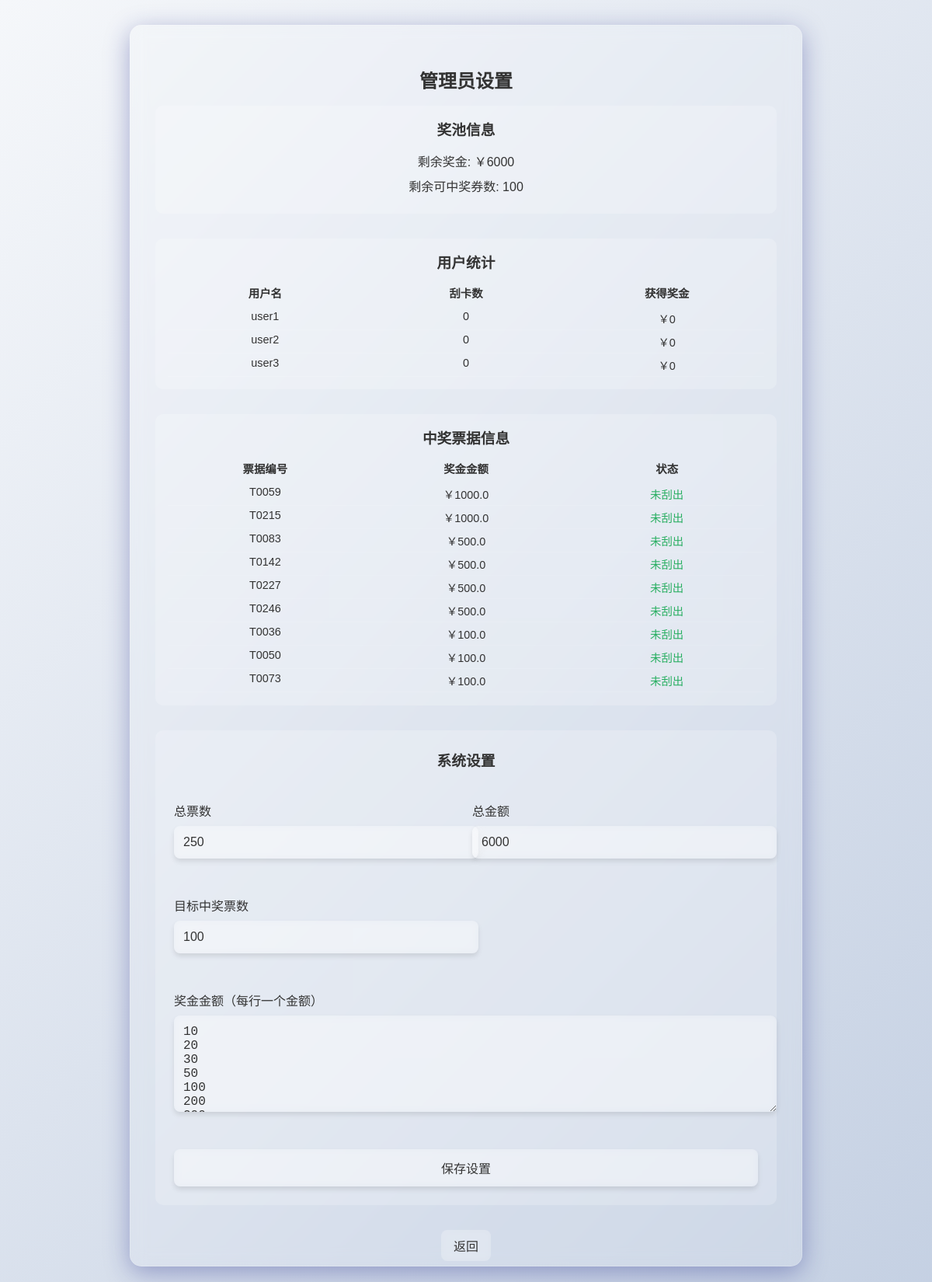
The app's page /admin/settings (signed in), older data.
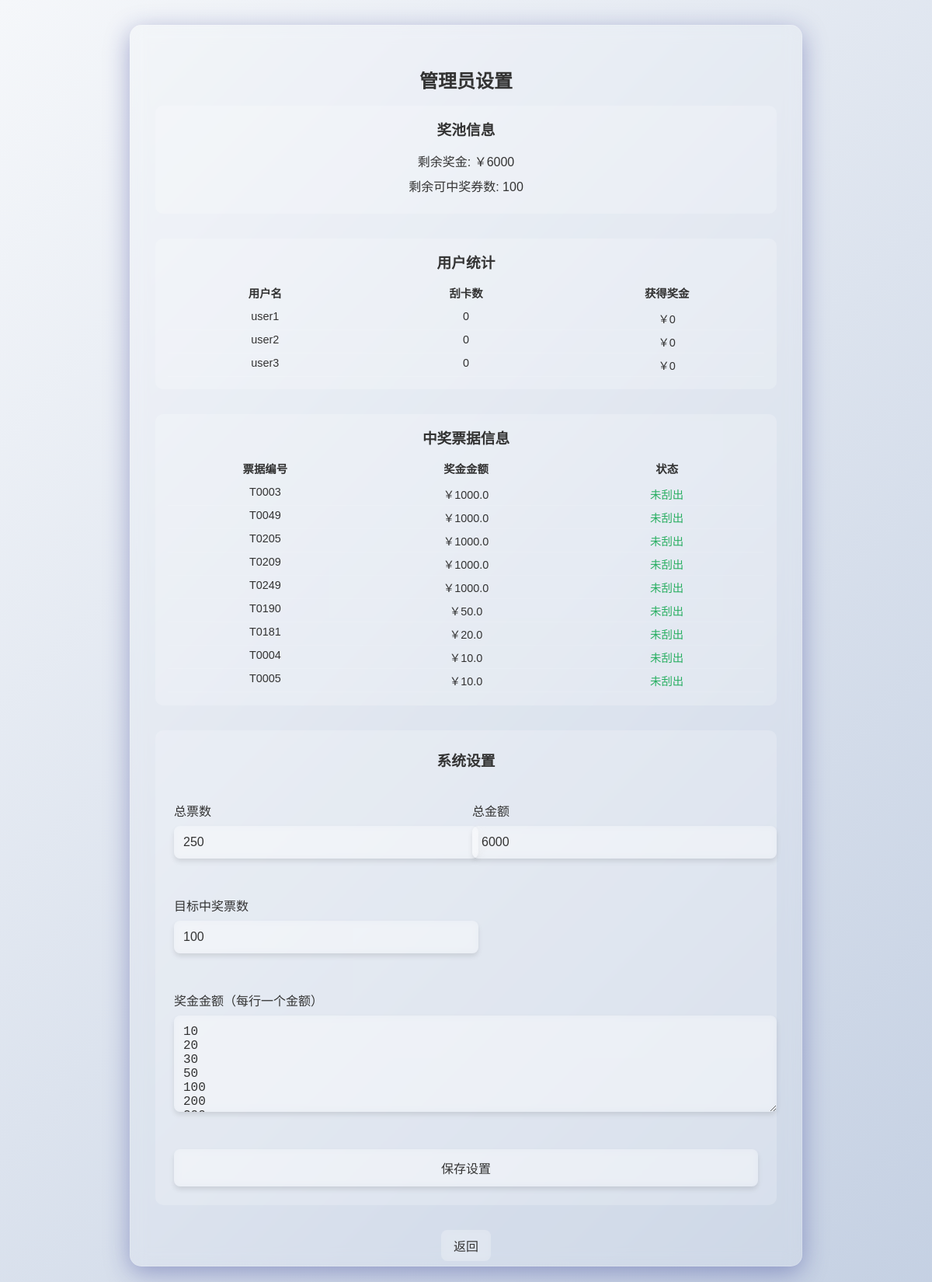
The same page, newer data.
### tables this page shows
CREATE TABLE users (
                id INTEGER PRIMARY KEY,
                username TEXT UNIQUE,
                password TEXT,
                spent_amount REAL DEFAULT 0
            );

CREATE TABLE tickets (
                id INTEGER PRIMARY KEY,
                ticket_number TEXT,
                amount REAL,
                is_selected INTEGER DEFAULT 0
            );

### app.py (the view, shortened to what this page needs)
@app.route('/admin/settings', methods=['GET', 'POST'])
def admin_settings():
    if 'admin' not in session:
        return redirect(url_for('admin'))
    try:
        with open('setting.json', 'r', encoding='utf-8') as f:
            settings = json.load(f)
    except FileNotFoundError:
        settings = {
            'total_tickets': 100,
            'total_amount': 10000,
            'target_winning_tickets': 50,
            'prize_amounts': [10, 20, 30, 50, 100, 200, 500, 1000]
        }
    user_stats = []
    remaining_prize_pool = 0
    remaining_winning_tickets = 0
    winning_tickets = []
    try:
        conn = sqlite3.connect('xx.sqlite')
        cursor = conn.cursor()
        cursor.execute('SELECT username FROM users')
        users = cursor.fetchall()
        cursor.execute('SELECT COUNT(*), COALESCE(SUM(amount), 0) FROM tickets WHERE is_selected = 1')
        total_scratched, total_winnings = cursor.fetchone()
        user_stats = []
        for user in users:
            user_stats.append((user[0], total_scratched or 0, total_winnings or 0))
        cursor.execute('SELECT COALESCE(SUM(amount), 0) FROM tickets WHERE is_selected = 1 AND amount > 0')
        won_amount = cursor.fetchone()[0] or 0
        remaining_prize_pool = settings['total_amount'] - won_amount
        cursor.execute('SELECT COUNT(*) FROM tickets WHERE is_selected = 1 AND amount > 0')
        won_tickets = cursor.fetchone()[0] or 0
        remaining_winning_tickets = settings['target_winning_tickets'] - won_tickets
        cursor.execute('SELECT ticket_number, amount, is_selected FROM tickets WHERE amount > 0 ORDER BY amount DESC, ticket_number')
        winning_tickets = cursor.fetchall()
        conn.close()
    except sqlite3.Error as e:
        print(f"查询统计信息错误: {e}")
    return render_template('admin_settings.html',
                         settings=settings,
                         user_stats=user_stats,
                         remaining_prize_pool=remaining_prize_pool,
                         remaining_winning_tickets=remaining_winning_tickets,
                         winning_tickets=winning_tickets)

### templates/admin_settings.html (shortened to what the changed rows need)
<!DOCTYPE html>
<html lang="zh-CN">
<head>
    <link rel="stylesheet" href="{{ url_for('static', filename='css/style.css') }}">
</head>
<body>
    <div class="glass-container">
        <h2>管理员设置</h2>
        <div style="margin-bottom: 2rem; padding: 1rem; background: rgba(255, 255, 255, 0.2); border-radius: 10px;">
            <div style="max-height: 200px; overflow-y: auto;">
                {% for user_stat in user_stats %}
                <div style="display: grid; grid-template-columns: 1fr 1fr 1fr; gap: 0.5rem; font-size: 0.9rem; padding: 0.25rem 0; border-bottom: 1px solid rgba(255, 255, 255, 0.1);">
                    <div style="color: #333;">{{ user_stat[0] }}</div>
                    <div style="color: #333;">{{ user_stat[1] }}</div>
                    <div style="color: #333;">￥{{ user_stat[2] }}</div>
                </div>
                {% endfor %}
            </div>
        </div>
        <div style="margin-bottom: 2rem; padding: 1rem; background: rgba(255, 255, 255, 0.2); border-radius: 10px;">
            <div style="max-height: 300px; overflow-y: auto;">
                {% for ticket in winning_tickets %}
                <div style="display: grid; grid-template-columns: 1fr 1fr 1fr; gap: 0.5rem; font-size: 0.9rem; padding: 0.25rem 0; border-bottom: 1px solid rgba(255, 255, 255, 0.1);">
                    <div style="color: #333;">{{ ticket[0] }}</div>
                    <div style="color: #333;">￥{{ ticket[1] }}</div>
                    <div style="color: {% if ticket[2] == 1 %} #e74c3c {% else %} #27ae60 {% endif %}">{{ '已刮出' if ticket[2] == 1 else '未刮出' }}</div>
                </div>
                {% endfor %}
            </div>
        </div>
    </div>
</body>
</html>

Row changes from the older to the newer data that the page shows:
no longer on this page (row edited): tickets: ticket_number "T0059", amount "1000.0", is_selected "未刮出"
no longer on this page (row edited): tickets: ticket_number "T0215", amount "1000.0", is_selected "未刮出"
no longer on this page (row edited): tickets: ticket_number "T0083", amount "500.0", is_selected "未刮出"
no longer on this page (row edited): tickets: ticket_number "T0142", amount "500.0", is_selected "未刮出"
no longer on this page (row edited): tickets: ticket_number "T0227", amount "500.0", is_selected "未刮出"
no longer on this page (row edited): tickets: ticket_number "T0246", amount "500.0", is_selected "未刮出"
no longer on this page (row edited): tickets: ticket_number "T0036", amount "100.0", is_selected "未刮出"
no longer on this page (row edited): tickets: ticket_number "T0050", amount "100.0", is_selected "未刮出"
no longer on this page (row edited): tickets: ticket_number "T0073", amount "100.0", is_selected "未刮出"
now on this page (row edited): tickets: ticket_number "T0003", amount "1000.0", is_selected "未刮出"
now on this page (row edited): tickets: ticket_number "T0049", amount "1000.0", is_selected "未刮出"
now on this page (row edited): tickets: ticket_number "T0205", amount "1000.0", is_selected "未刮出"
now on this page (row edited): tickets: ticket_number "T0209", amount "1000.0", is_selected "未刮出"
now on this page (row edited): tickets: ticket_number "T0249", amount "1000.0", is_selected "未刮出"
now on this page (row edited): tickets: ticket_number "T0190", amount "50.0", is_selected "未刮出"
now on this page (row edited): tickets: ticket_number "T0181", amount "20.0", is_selected "未刮出"
now on this page (row unchanged): tickets: ticket_number "T0004", amount "10.0", is_selected "未刮出"
now on this page (row edited): tickets: ticket_number "T0005", amount "10.0", is_selected "未刮出"
